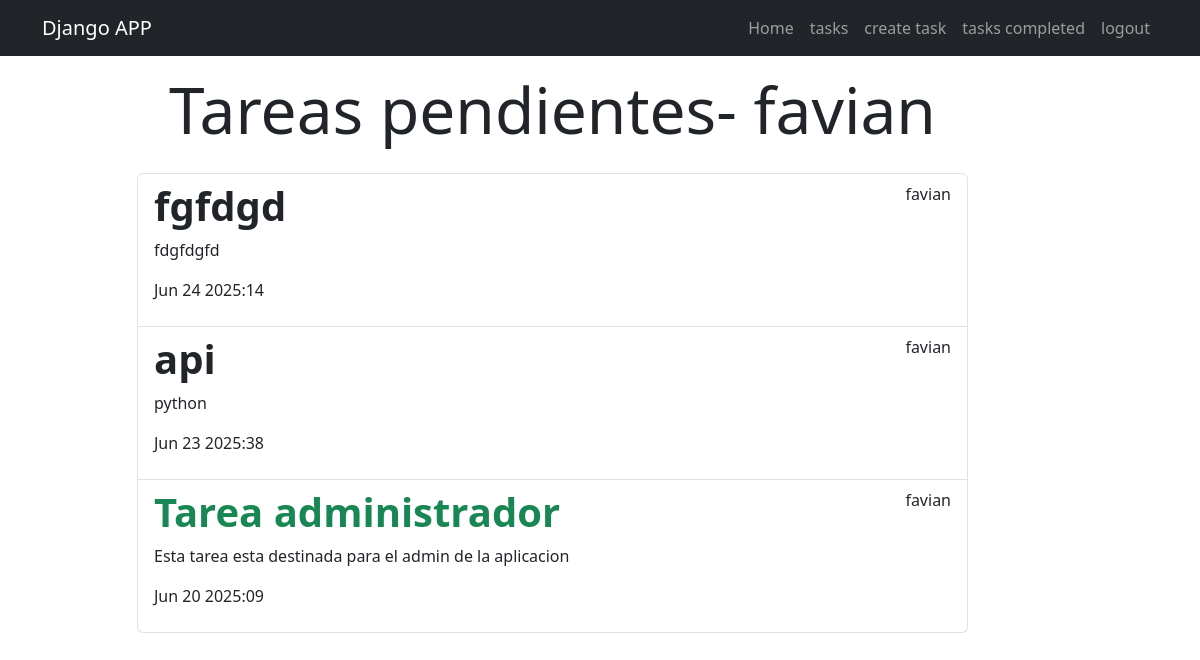
Page /tasks_completed/ (signed in) on the committed database.
### tasks/models.py (models this page shows, shortened)
class Task(models.Model):
    title = models.CharField(max_length=100)
    description = models.TextField(blank=True) #aqui estoy diciendo que sino se pasa nada en ese campo pues ese campo se puede quedar vacio
    created = models.DateTimeField(auto_now_add=True)#aqui vamos agregar la hora por defecto cuando se cree una tarea
    datecompleted = models.DateTimeField(null=True, blank=True)#aqui estoy diciendo que este campo iniciara vacio cuando se cree la tarea y ademas el "blank" significa que esta columna es opcional llenarla o completarla para el administrador
    important = models.BooleanField(default=False)#aqui estoy diciendo que todas las tareas que se vayan a crear no van a ser importante mas adelante las marcaremos como true
    user = models.ForeignKey(User, on_delete=models.CASCADE)#se hace la relacion de la clase User es decir, que se esta tabla de task se va a relacionar con la User en la base de datos

### tasks/views.py (the view)
# urls.py: path('tasks_completed/', views.tasks_completed, name='tasks_completed'),
@login_required#esta es una funcion de la biblioteca de django que nos permite que cualquier persona la cual no este autenticado no pueda ingresar a cualquier vista solo utilizando la url
def tasks_completed(request):#buscar tareas completadas
    tasks = Task.objects.filter(user=request.user, datecompleted__isnull=False).order_by('-datecompleted')#aqui estoy haciendo un filtrado es dcir que solo me muestre los resultados del usuario que esta autenticado y ademas que solo me muestre las latareas que aun no se han completado osea no se han entregado fecha, todo eso esta en la base de datos
    return render(request, 'tasks.html', {
        'tasks': tasks
    })

### tasks/templates/tasks.html
{% extends "base.html" %}
{% block content %}
<main class="container">
    <div class="row">
        <div class="col-md-9 offset-md-1">
            <h1 class="text-center display-3 py-3">Tareas pendientes- {{user.username}}</h1>
                <ul class="list-group">
                    {% for task in tasks %}
                    <a class="list-group-item" href=" {% url 'tasks_detail' task.id %}">
                        <header class="d-flex justify-content-between">
                        {% if task.important %}
                        <h1 class="fw-bold text-success">{{ task.title}}</h1>
                        {% else %}
                            <h1 class="fw-bold">{{ task.title}}</h1>
                        {% endif %}
                        <p> {{task.user.username}} </p>
                        </header>
                        <p>{{task.description}}</p>
                        <p>{{task.datecompleted|date:'M j Y:i'}}</p>
                    </a>
                    {% endfor %}
                </ul>
        </div>
    </div>
</main>
{% endblock %}

### rows in the picture
Task: title "fgfdgd", user.username "favian", description "fdgfdgfd", datecompleted "Jun 24 2025:14"
Task: title "api", user.username "favian", description "python", datecompleted "Jun 23 2025:38"
Task: title "Tarea administrador", user.username "favian", description "Esta tarea esta destinada para el admin de la aplicacion", datecompleted "Jun 20 2025:09"

### other values in the picture
{{ user.username }} "favian"
